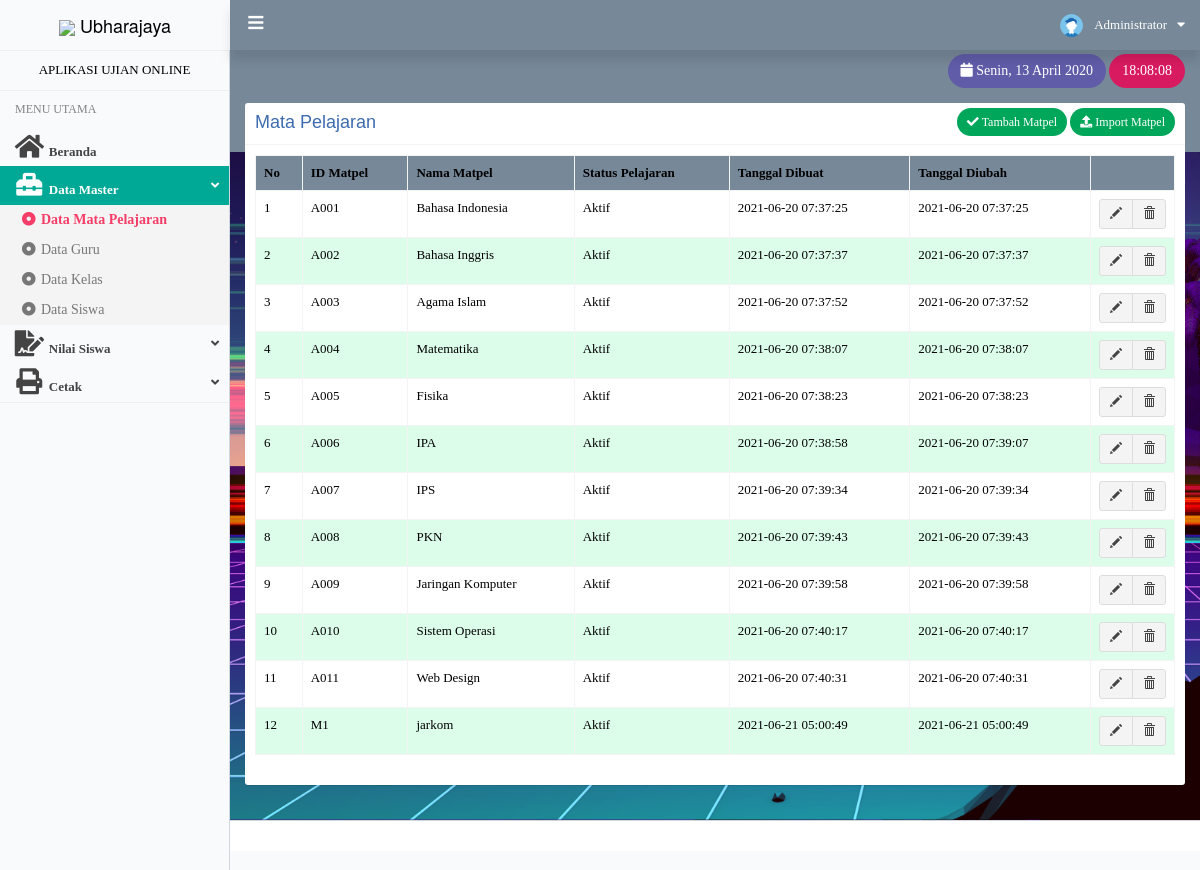
/data_mata_pelajaran.php, run on the app's committed database.
### tables this page shows
CREATE TABLE `mmatpel` (
  `id_matpel` varchar(15) NOT NULL,
  `nama_matpel` varchar(70) NOT NULL,
  `status_pelajaran` varchar(15) NOT NULL,
  `created_at` timestamp NOT NULL DEFAULT current_timestamp(),
  `updated_at` timestamp NOT NULL DEFAULT current_timestamp() ON UPDATE current_timestamp()
);

### data_mata_pelajaran.php (the view, shortened to what this page needs)
<!DOCTYPE html>
<html>
<head>
	<link rel='stylesheet' href='dist/bootstrap/css/bootstrap.min.css' />
	<link rel='stylesheet' href='plugins/fontawesome/css/all.css' />
	<link rel='stylesheet' href='plugins/select2/select2.min.css' />
	<link rel='stylesheet' href='dist/css/AdminLTE.css' />
	<link rel='stylesheet' href='dist/css/skins/skin-green-light.min.css' />
	<link rel='stylesheet' href='plugins/jQueryUI/jquery-ui.css'>
	<link rel='stylesheet' href='plugins/iCheck/square/green.css' />
	<link rel='stylesheet' href='plugins/bootstrap-wysihtml5/bootstrap3-wysihtml5.min.css'>
	<link rel='stylesheet' href='plugins/datatables/dataTables.bootstrap.css' />
	<link rel='stylesheet' href='plugins/datatables/extensions/Responsive/css/dataTables.responsive.css' />
	<link rel='stylesheet' href='plugins/datatables/extensions/Select/css/select.bootstrap.css' />
	<link rel='stylesheet' href='plugins/animate/animate.min.css'>
	<link rel='stylesheet' href='plugins/datetimepicker/jquery.datetimepicker.css' />
	<link rel='stylesheet' href='plugins/notify/css/notify-flat.css' />
	<link rel='stylesheet' href='plugins/sweetalert2/dist/sweetalert2.min.css'>
	<link rel='stylesheet' href='plugins/toastr/toastr.min.css'>
	<link rel='stylesheet' href='dist/css/costum.css' />
</head>
<body class='hold-transition skin-green-light sidebar-mini fixed '>
	<div class='wrapper'>
		<header class='main-header'>
			<a href='?' class='logo' style='background-color:#f9fafc'>
				<span class='animated bounce logo-lg'>
					<img src="dist//img/logoaplikasi.png" height="40px"> Ubharajaya				</span>
			</a>
			<nav class='navbar navbar-static-top' style='background-color:#778899;box-shadow: 0px 10px 10px 0px rgba(0,0,0,0.1)' role='navigation'>
				<a href='#' class='sidebar-baru' data-toggle='offcanvas' role='button'>
					<i class="fa fa-bars fa-lg fa-fw"></i>
				</a>
				<div class='navbar-custom-menu'>
					<ul class='nav navbar-nav'>
						<li class='dropdown user user-menu'>
							<a href='#' class='dropdown-toggle' data-toggle='dropdown'>
								<img src='dist/img/avatar-6.png' class='user-image' alt='+'>
								<span class='hidden-xs'>Administrator &nbsp; <i class='fa fa-caret-down'></i></span>
							</a>
						</li>
					</ul>
				</div>
			</nav>
		</header>
		<aside class='main-sidebar'>
			<section class='sidebar'>
				<hr style="margin:0px">
				<div class="user-panel" style="text-align:center">
					<span>APLIKASI UJIAN ONLINE</span><br>
				</div>
				<ul class=' sidebar-menu tree data-widget=' tree>
					<li class="header">MENU UTAMA</li>
					<li><a href='beranda.php'><i class="fas fa-home fa-2x fa-fw    "></i> <span>Beranda</span></a></li>
																							<li class=' treeview'>
								<a href='#'>
									<i class="fas fa-2x fa-fw fa-toolbox    "></i>
									<span>Data Master</span>
									<span class='pull-right-container'>
										<i class='fa fa-angle-down pull-right'></i>
									</span>
								</a>
								<ul class='treeview-menu'>
									<li><a href='data_mata_pelajaran.php'><i class='fas fa-dot-circle fa-fw'></i> <span> Data Mata Pelajaran</span></a></li>
									<li><a href='Data_Guru.php'><i class='fas fa-dot-circle fa-fw'></i> <span>Data Guru</span></a></li>
									<li><a href='data_kelas.php'><i class='fas fa-dot-circle fa-fw'></i> <span> Data Kelas</span></a></li>
									<li><a href='data_siswa.php'><i class='fas fa-dot-circle fa-fw'></i> <span> Data Siswa</span></a></li>
								</ul>
							</li>
						<li class='treeview'>
							<a href='#'><i class="fas fa-file-signature   fa-2x fa-fw"></i><span> Nilai Siswa </span><span class='pull-right-container'> <i class='fa fa-angle-down pull-right'></i> </span></a>
						</li>
						<li class='treeview'>
							<a href='#'><i class="fas fa-print   fa-2x fa-fw"></i><span> Cetak </span><span class='pull-right-container'> <i class='fa fa-angle-down pull-right'></i> </span></a>
						</li>
						<hr style="margin:0px">
									</ul>
			</section>
		</aside>
		<div class='content-wrapper' style='background-image: url(background.jpg);background-size: cover;Background-color:#808080;'>
			<section class='content-header' style="height:102px;z-index:0;background:#778899">
				<h1 style='text-shadow: 2px 2px 4px #827e7e;color:#fff'>
				</h1>
				<div style='float:right; margin-top:-37px'>
					<button class='btn  btn-flat  bg-purple'><i class='fa fa-calendar'></i> Senin, 13 April 2020</button>
					<button class='btn  btn-flat  bg-maroon'><span id='waktu'>18:08:08</span></button>
				</div>
				<div class='breadcrumb'></div>
			</section>
			<section class='content' style="margin-top:-65px">
				<div class='row'>
						<div class='col-md-12'></div>
						<div class='col-md-12'>
							<div class='box box-solid'>
								<div class='box-header with-border'>
									<h3 class='box-title'>Mata Pelajaran</h3>
									<div class='box-tools pull-right '>
										<button class='btn btn-sm btn-flat btn-success' data-toggle='modal' data-target='#tambahmapel'><i class='fa fa-check'></i> Tambah Matpel</button>
										<button class='btn btn-sm btn-flat btn-success' data-toggle='modal' data-target='#importmapel'><i class='fa fa-upload'></i> Import Matpel</button>
									</div>
								</div>
								<div class='box-body'>
									<div class='table-responsive'>
										<table id='tablemapel' class='table table-bordered table-striped'>
										<tr style="background-color:#778899;">
											<th>No</th>
											<th>ID Matpel</th>
											<th>Nama Matpel</th>
											<th>Status Pelajaran</th>
											<th>Tanggal Dibuat</th>
											<th>Tanggal Diubah</th>
										</tr>
										<?php
										include 'koneksi.php';
										$no = 1;
										$data = mysqli_query($koneksi,"select * from mmatpel");
										while($d = mysqli_fetch_array($data)){
											?>
											<tr>
												<td><?php echo $no++ ?></td>
												<td><?php echo $d['id_matpel']; ?></td>
												<td><?php echo $d['nama_matpel']; ?></td>
												<td><?php echo $d['status_pelajaran']; ?></td>
												<td><?php echo $d['created_at']; ?></td>
												<td><?php echo $d['updated_at']; ?></td>
											</tr>
											<?php
										};
										?>
									</table>
									</div>
								</div>
							</div>
						</div>
					</div>
							</section>
		</div>
		<footer class='main-footer hidden-xs'></footer>
			<div class='container'>
				<div class='pull-left hidden-xs'>
					<strong>
						<span id='end-sidebar'>
							&copy; 2021 UBHARA JAYA 2021</span>
					</strong>
				</div>
	</div>
</body>
</html>

### data on the page
mmatpel: created_at "2021-06-20 07:37:25", updated_at "2021-06-20 07:37:25"
mmatpel: created_at "2021-06-20 07:37:37", updated_at "2021-06-20 07:37:37"
mmatpel: created_at "2021-06-20 07:37:52", updated_at "2021-06-20 07:37:52"
mmatpel: created_at "2021-06-20 07:38:07", updated_at "2021-06-20 07:38:07"
mmatpel: created_at "2021-06-20 07:38:23", updated_at "2021-06-20 07:38:23"
mmatpel: created_at "2021-06-20 07:38:58", updated_at "2021-06-20 07:39:07"
mmatpel: created_at "2021-06-20 07:39:34", updated_at "2021-06-20 07:39:34"
mmatpel: created_at "2021-06-20 07:39:43", updated_at "2021-06-20 07:39:43"
mmatpel: created_at "2021-06-20 07:39:58", updated_at "2021-06-20 07:39:58"
mmatpel: created_at "2021-06-20 07:40:17", updated_at "2021-06-20 07:40:17"
mmatpel: created_at "2021-06-20 07:40:31", updated_at "2021-06-20 07:40:31"
mmatpel: created_at "2021-06-21 05:00:49", updated_at "2021-06-21 05:00:49"
